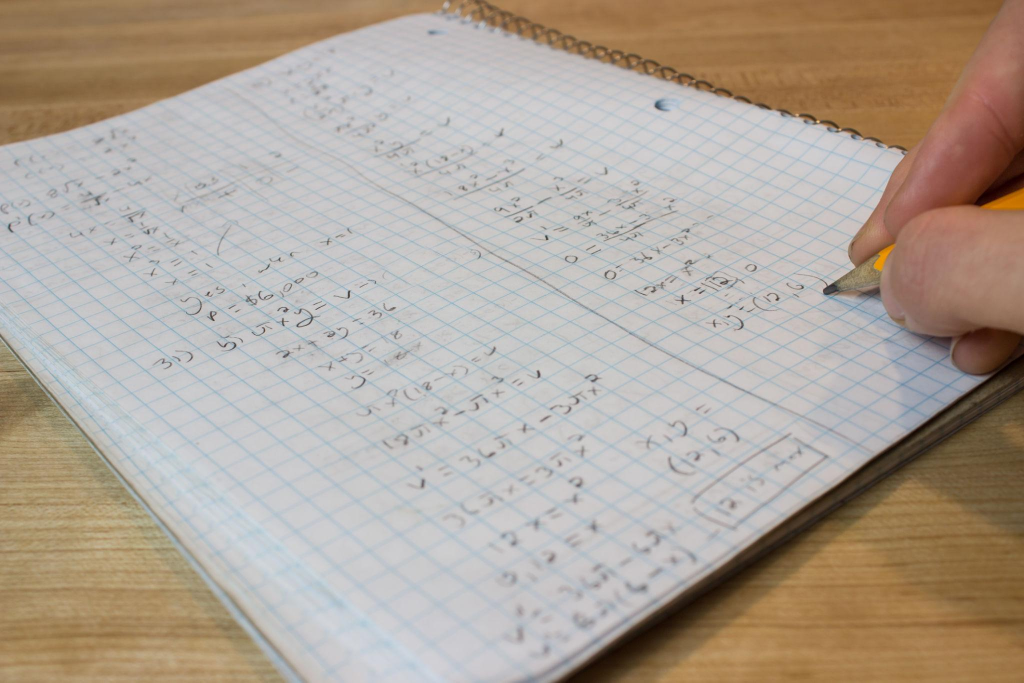
#> input picture dataset/raw/BaiTap_01.jpg, 2048 x 1365 px, found by its file name (shown at 1/2 size); its folder holds only this picture in this run
$ python test_pipeline_week2.py
#> lines starting #> are read from the running program, lines starting #| are printed output that depends on the picture; after the words box and inside, x2 and y2 are one past the last pixel; in counts of white or black regions, pixels touching at a corner belong together
### modules/edge_detector.py
"""
Module 1: Tiền xử lý & Dò biên (Edge Detection)
Thành viên phụ trách: TV1 (Trưởng nhóm)
Mục tiêu:
    - Chuyển đổi ảnh sang ảnh xám (Grayscale).
    - Khử nhiễu bằng bộ lọc Gaussian Blur.
    - Cài đặt thuật toán dò biên Canny với ngưỡng tùy chỉnh linh hoạt và chế độ Auto-Canny.
    - Xử lý hình thái học (Morphological Operations) để kết nối mép tài liệu bị đứt đoạn.
"""

from typing import Tuple, Optional
import cv2
import numpy as np


def to_grayscale(image: np.ndarray) -> np.ndarray:
    """
    Chuyển đổi ảnh màu BGR sang ảnh mức xám (Grayscale).
    Nếu ảnh đã là ảnh xám (1 kênh), trả về bản sao của ảnh.

    Args:
        image (np.ndarray): Mảng numpy của ảnh đầu vào.

    Returns:
        np.ndarray: Ảnh mức xám (1 kênh màu, uint8).
    """
    if image is None:
        raise ValueError("Ảnh đầu vào là None. Vui lòng kiểm tra đường dẫn hoặc dữ liệu ảnh.")

    if len(image.shape) == 3 and image.shape[2] == 3:
        return cv2.cvtColor(image, cv2.COLOR_BGR2GRAY)
    elif len(image.shape) == 3 and image.shape[2] == 4:
        # Hỗ trợ ảnh có kênh Alpha (BGRA)
        return cv2.cvtColor(image, cv2.COLOR_BGRA2GRAY)
    elif len(image.shape) == 2:
        return image.copy()
    else:
        raise ValueError(f"Định dạng kênh màu không hợp lệ: shape={image.shape}")


def apply_gaussian_blur(
    image: np.ndarray,
    kernel_size: Tuple[int, int] = (5, 5),
    sigma_x: float = 0.0
) -> np.ndarray:
    """
    Khử nhiễu bằng bộ lọc Gaussian Blur.
    Toán học: Tích chập ảnh với ma trận trọng số Gauss 2 chiều để làm mượt các chi tiết tần số cao (nhiễu hạt).

    Args:
        image (np.ndarray): Ảnh đầu vào (ảnh xám hoặc ảnh màu).
        kernel_size (Tuple[int, int]): Kích thước cửa sổ lọc Gauss (phải là các số nguyên dương lẻ, ví dụ (3, 3), (5, 5)).
        sigma_x (float): Độ lệch chuẩn theo trục X. Nếu = 0, OpenCV tự tính theo kernel_size: sigma = 0.3*((ksize-1)*0.5 - 1) + 0.8.

    Returns:
        np.ndarray: Ảnh đã được làm mịn khử nhiễu.
    """
    # Đảm bảo kernel_size là các số lẻ
    kw, kh = kernel_size
    kw = kw if kw % 2 != 0 else kw + 1
    kh = kh if kh % 2 != 0 else kh + 1

    return cv2.GaussianBlur(image, (kw, kh), sigmaX=sigma_x)


# [21 lines left out: function auto_canny, not called in this run]


def detect_canny_edges(
    image: np.ndarray,
    low_threshold: int = 50,
    high_threshold: int = 150,
    aperture_size: int = 3,
    l2_gradient: bool = False
) -> np.ndarray:
    """
    Thực hiện dò biên Canny với các ngưỡng tùy chỉnh linh hoạt.
    Các bước cốt lõi của Canny:
        1. Tính đạo hàm không gian bằng toán tử Sobel (Gx, Gy).
        2. Triệt tiêu không cực đại (Non-Maximum Suppression - NMS) để làm mảnh biên thành 1 pixel.
        3. Phân ngưỡng Hysteresis (Ngưỡng kép) với low_threshold và high_threshold để giữ lại biên mạnh và biên yếu liên tục.

    Args:
        image (np.ndarray): Ảnh đầu vào (xám hoặc màu).
        low_threshold (int): Ngưỡng dưới để xác định biên yếu tiềm năng.
        high_threshold (int): Ngưỡng trên để xác định biên chắc chắn.
        aperture_size (int): Kích thước kernel Sobel tính gradient (3, 5, hoặc 7).
        l2_gradient (bool): Nếu True, tính độ lớn gradient chính xác bằng sqrt(Gx^2 + Gy^2),
                           nếu False, xấp xỉ nhanh bằng |Gx| + |Gy|.

    Returns:
        np.ndarray: Ảnh nhị phân các cạnh biên (255 là biên, 0 là nền).
    """
    gray = to_grayscale(image)
    return cv2.Canny(
        gray,
        threshold1=low_threshold,
        threshold2=high_threshold,
        apertureSize=aperture_size,
        L2gradient=l2_gradient
    )


# [72 lines left out: functions connect_edges, preprocess_and_detect_edges, not called in this run]


def resize_image_with_ratio(
    image: np.ndarray,
    target_height: int = 600
) -> Tuple[np.ndarray, float]:
    """
    Chuẩn hóa kích thước ảnh về một chiều cao xác định để tăng tốc độ xử lý
    và giảm nhiễu hạt/chữ viết li ti khi dò biên mép giấy.

    Args:
        image (np.ndarray): Ảnh gốc kích thước bất kỳ.
        target_height (int): Chiều cao mục tiêu sau khi thu nhỏ (mặc định 600px).

    Returns:
        Tuple[np.ndarray, float]:
            - resized_image: Ảnh đã đổi kích thước.
            - ratio: Tỷ lệ co giãn (original_height / target_height) để ánh xạ
                     tọa độ phát hiện được trở lại kích thước ảnh gốc.
    """
    h, w = image.shape[:2]
    if h <= target_height:
        return image.copy(), 1.0

    ratio = h / float(target_height)
    target_width = int(w / ratio)
    resized = cv2.resize(image, (target_width, target_height), interpolation=cv2.INTER_AREA)
    return resized, ratio


def robust_edge_detection(
    image: np.ndarray,
    blur_kernel: Tuple[int, int] = (5, 5)
) -> np.ndarray:
    """
    Quy trình dò biên vững chắc (Robust Edge Pipeline) cho tài liệu chụp thực tế:
    Kết hợp Canny nhạy bén + Phép đóng hình thái học mạnh + Ranh giới phân ngưỡng Otsu
    để giải quyết triệt để tình trạng mép giấy bị đứt đoạn do bóng đổ, ánh sáng loang hoặc vân gỗ.

    Args:
        image (np.ndarray): Ảnh đầu vào (thường là ảnh đã resize).
        blur_kernel (Tuple[int, int]): Kích thước cửa sổ Gaussian Blur.

    Returns:
        np.ndarray: Ảnh nhị phân các cạnh biên khép kín liên tục.
    """
    gray = to_grayscale(image)
    blurred = apply_gaussian_blur(gray, kernel_size=blur_kernel)

    # 1. Canny với ngưỡng nhạy (low=30, high=120)
    edges = detect_canny_edges(blurred, low_threshold=30, high_threshold=120)
    kernel = cv2.getStructuringElement(cv2.MORPH_RECT, (9, 9))
    edges_closed = cv2.morphologyEx(edges, cv2.MORPH_CLOSE, kernel, iterations=2)

    # 2. Ngưỡng phân tách Otsu nhằm bù đắp cho các cạnh biên bị mờ nhạt do chênh lệch ánh sáng
    _, thresh = cv2.threshold(blurred, 0, 255, cv2.THRESH_BINARY + cv2.THRESH_OTSU)
    thresh_edges = detect_canny_edges(thresh, low_threshold=50, high_threshold=150)
    thresh_closed = cv2.morphologyEx(thresh_edges, cv2.MORPH_CLOSE, kernel, iterations=2)

    # 3. Kết hợp 2 mặt nạ biên (Logical OR)
    combined = cv2.bitwise_or(edges_closed, thresh_closed)
    return combined


# ----------------------------------------------------------------------
# KIỂM THỬ ĐỘC LẬP (Unit Test / Demo khi chạy trực tiếp file)
# ----------------------------------------------------------------------
# [61 lines that do not run on import are left out]

### modules/perspective_warp.py
"""
Module 2: Trích xuất 4 góc & Nắn thẳng hình học (Perspective Transform)
Thành viên phụ trách: TV2 (nTrường) & Trưởng nhóm TV1 (Đức)
Mục tiêu:
    - Tìm Contour lớn nhất bao quanh tài liệu và xấp xỉ 4 đỉnh đa giác (cv2.approxPolyDP).
    - Sắp xếp 4 góc theo thứ tự chuẩn chiều kim đồng hồ (Top-Left, Top-Right, Bottom-Right, Bottom-Left).
    - Tính toán ma trận biến đổi phối cảnh Homography (3x3).
    - Thực hiện Warping ngược (Inverse Warping) kết hợp nội suy song tuyến (Bilinear Interpolation)
      để đưa tài liệu chụp xiên/nghiêng về mặt phẳng vuông vắn chuẩn scan.
"""

from typing import Tuple, Optional
import os
import sys
import cv2
import numpy as np

try:
    from modules.edge_detector import resize_image_with_ratio, robust_edge_detection
except ImportError:
    from edge_detector import resize_image_with_ratio, robust_edge_detection


# --------------------------------------------------------------------------
# 1. Tìm Contour & Xấp xỉ 4 đỉnh tứ giác
# --------------------------------------------------------------------------
def _quad_from_contour(c: np.ndarray, epsilons=(0.015, 0.02, 0.03, 0.04, 0.05, 0.06, 0.07, 0.08)) -> Optional[np.ndarray]:
    """
    Xấp xỉ contour về tứ giác LỒI bằng thuật toán Ramer-Douglas-Peucker (cv2.approxPolyDP).
    Trả về mảng float32 (4, 2) hoặc None nếu không tạo thành tứ giác lồi 4 đỉnh.
    """
    peri = cv2.arcLength(c, True)
    for eps in epsilons:
        approx = cv2.approxPolyDP(c, eps * peri, True)
        if len(approx) == 4 and cv2.isContourConvex(approx):
            return approx.reshape(4, 2).astype("float32")
    return None


def get_paper_contour(
    edged: np.ndarray,
    min_area_ratio: float = 0.04,
    max_area_ratio: float = 0.98,
    top_k: int = 10
) -> Optional[np.ndarray]:
    """
    Tìm contour lớn nhất và xấp xỉ về đúng 4 đỉnh đa giác.

    Chiến lược 2 bước:
      - Bước 1 (Chính): Giãn nhẹ viền, lọc các contour thỏa mãn ngưỡng diện tích
        (từ min_area_ratio đến max_area_ratio diện tích ảnh), sắp xếp giảm dần và lấy
        contour đầu tiên xấp xỉ thành công tứ giác lồi.
      - Bước 2 (Dự phòng cho viền bị đứt/bóng đổ): Hàn gắn viền bằng phép Đóng hình thái học
        (MORPH_CLOSE), trích xuất Convex Hull. Nếu vẫn chưa thành tứ giác 4 đỉnh, dùng
        hộp chữ nhật xoay diện tích tối thiểu (cv2.minAreaRect).

    Args:
        edged (np.ndarray): Ảnh nhị phân các cạnh biên (từ Canny hoặc Threshold).
        min_area_ratio (float): Diện tích tối thiểu so với ảnh (mặc định 4%).
        max_area_ratio (float): Diện tích tối đa so với ảnh (mặc định 98%).
        top_k (int): Số lượng contour lớn nhất được xem xét.

    Returns:
        Optional[np.ndarray]: Mảng float32 shape (4, 2) chứa 4 đỉnh, hoặc None nếu thất bại.
    """
    h, w = edged.shape[:2]
    img_area = float(h * w)
    min_area = min_area_ratio * img_area
    max_area = max_area_ratio * img_area

    # ---- Bước 1: contour thật từ ảnh biên ----
    thick = cv2.dilate(edged, np.ones((3, 3), np.uint8), iterations=1)
    contours, _ = cv2.findContours(thick, cv2.RETR_LIST, cv2.CHAIN_APPROX_SIMPLE)
    cands = [c for c in contours if min_area <= cv2.contourArea(c) <= max_area]
    cands = sorted(cands, key=cv2.contourArea, reverse=True)[:top_k]

    for c in cands:
        quad = _quad_from_contour(c)
        if quad is not None:
            return quad

    # ---- Bước 2: dự phòng khi mép giấy bị đứt đoạn ----
    k = max(7, int(0.02 * max(h, w))) | 1
    kernel = cv2.getStructuringElement(cv2.MORPH_RECT, (k, k))
    closed = cv2.morphologyEx(edged, cv2.MORPH_CLOSE, kernel)
    contours, _ = cv2.findContours(closed, cv2.RETR_EXTERNAL, cv2.CHAIN_APPROX_SIMPLE)

    hulls = [cv2.convexHull(c) for c in contours]
    hulls = [hl for hl in hulls if min_area <= cv2.contourArea(hl) <= max_area]
    hulls = sorted(hulls, key=cv2.contourArea, reverse=True)[:top_k]

    for hull in hulls:
        quad = _quad_from_contour(hull, (0.015, 0.02, 0.03, 0.04, 0.05, 0.06, 0.07, 0.08))
        if quad is not None:
            return quad

    if hulls:
        return cv2.boxPoints(cv2.minAreaRect(hulls[0])).astype("float32")

    return None


# [10 lines left out: function find_document_contour, not called in this run]


# --------------------------------------------------------------------------
# 2. Sắp xếp 4 đỉnh chuẩn chiều kim đồng hồ
# --------------------------------------------------------------------------
def order_points(pts: np.ndarray) -> np.ndarray:
    """
    Sắp xếp 4 đỉnh theo thứ tự chuẩn chiều kim đồng hồ:
        [0]: Top-Left (Trên-Trái)
        [1]: Top-Right (Trên-Phải)
        [2]: Bottom-Right (Dưới-Phải)
        [3]: Bottom-Left (Dưới-Trái)

    Phương pháp phối hợp:
        1. Phân tích tổng s = x + y và hiệu d = x - y:
            - Top-Left: s nhỏ nhất (x, y đều nhỏ).
            - Bottom-Right: s lớn nhất (x, y đều lớn).
            - Top-Right: d lớn nhất (x lớn, y nhỏ).
            - Bottom-Left: d nhỏ nhất (x nhỏ, y lớn).
        2. Cơ chế dự phòng (khi tài liệu xoay góc gắt ~30-45 độ):
            Sắp xếp theo góc cực quanh tâm (centroid angle), sau đó chọn đỉnh bắt đầu
            sao cho cạnh trên có phương ngang chuẩn nhất.
    """
    pts = np.asarray(pts, dtype="float32").reshape(4, 2)
    rect = np.zeros((4, 2), dtype="float32")

    s = pts[:, 0] + pts[:, 1]  # x + y
    d = pts[:, 0] - pts[:, 1]  # x - y
    idx = [np.argmin(s), np.argmax(d), np.argmax(s), np.argmin(d)]  # TL, TR, BR, BL

    if len(set(idx)) == 4:  # 4 đỉnh độc lập phân biệt rõ ràng
        for i, j in enumerate(idx):
            rect[i] = pts[j]
        return rect

    # --- Dự phòng: sắp xếp theo góc cực quanh tâm ---
    cx, cy = pts.mean(axis=0)
    cw = pts[np.argsort(np.arctan2(pts[:, 1] - cy, pts[:, 0] - cx))]  # Sắp xếp chiều kim đồng hồ
    best, best_ang = 0, 1e9
    for i in range(4):
        v = cw[(i + 1) % 4] - cw[i]
        if v[0] <= 0:  # Cạnh trên phải có hướng từ trái sang phải
            continue
        ang = abs(np.arctan2(v[1], v[0]))
        if ang < best_ang:
            best, best_ang = i, ang

    return np.roll(cw, -best, axis=0).astype("float32")


# --------------------------------------------------------------------------
# 3. Biến đổi phối cảnh (Perspective Transform / Homography)
# --------------------------------------------------------------------------
def four_point_transform(
    image: np.ndarray,
    pts: np.ndarray,
    interpolation: int = cv2.INTER_LINEAR
) -> Tuple[np.ndarray, np.ndarray]:
    """
    Nắn phẳng vùng tài liệu giới hạn bởi 4 đỉnh `pts` thành ảnh chữ nhật nhìn thẳng.

    Toán học:
        - Tính chiều rộng và chiều cao cực đại của tứ giác để xác định kích thước ảnh đích.
        - Tính ma trận Homography 3x3 (8 bậc tự do) từ 4 cặp điểm bằng SVD: cv2.getPerspectiveTransform.
        - Áp dụng Warping ngược (Inverse Mapping) với phép nội suy song tuyến (Bilinear Interpolation):
          cv2.warpPerspective.
    """
    rect = order_points(pts)
    tl, tr, br, bl = rect

    # Kích thước ảnh đích = cạnh dài hơn trong mỗi cặp cạnh đối diện
    width_top = np.linalg.norm(tr - tl)
    width_bottom = np.linalg.norm(br - bl)
    max_w = max(100, int(round(max(width_top, width_bottom))))

    height_left = np.linalg.norm(bl - tl)
    height_right = np.linalg.norm(br - tr)
    max_h = max(100, int(round(max(height_left, height_right))))

    dst = np.array([
        [0, 0],
        [max_w - 1, 0],
        [max_w - 1, max_h - 1],
        [0, max_h - 1]
    ], dtype="float32")

    M = cv2.getPerspectiveTransform(rect, dst)
    warped = cv2.warpPerspective(
        image,
        M,
        (max_w, max_h),
        flags=interpolation,
        borderMode=cv2.BORDER_REPLICATE
    )
    return warped, M


# --------------------------------------------------------------------------
# 4. Pipeline tích hợp toàn diện Module 1 & 2
# --------------------------------------------------------------------------
def warp_document_pipeline(
    image: np.ndarray,
    target_process_height: int = 600
) -> Tuple[Optional[np.ndarray], Optional[np.ndarray], Optional[np.ndarray]]:
    """
    Quy trình ghép nối liên tục:
    Ảnh gốc -> Resize chuẩn hóa -> Dò biên vững chắc -> Tìm 4 đỉnh -> Map về ảnh gốc -> Nắn phẳng.

    Args:
        image (np.ndarray): Ảnh tài liệu gốc.
        target_process_height (int): Chiều cao thu nhỏ để xử lý nhanh (mặc định 600px).

    Returns:
        Tuple[Optional[np.ndarray], Optional[np.ndarray], Optional[np.ndarray]]:
            (warped, orig_corners, edge_mask)
    """
    if image is None:
        raise ValueError("Ảnh đầu vào là None. Vui lòng kiểm tra lại đường dẫn.")

    # 1. Resize chuẩn hóa
    resized, ratio = resize_image_with_ratio(image, target_height=target_process_height)

    # 2. Dò biên hình thái học kết hợp
    edge_mask = robust_edge_detection(resized)

    # 3. Tìm 4 góc trên ảnh thu nhỏ
    corners_small = get_paper_contour(edge_mask, min_area_ratio=0.04)

    # 4. Cơ chế Fallback đa phương thức bằng phân ngưỡng Otsu nếu mép Canny bị đứt
    if corners_small is None:
        gray = cv2.cvtColor(resized, cv2.COLOR_BGR2GRAY) if len(resized.shape) == 3 else resized
        blurred = cv2.GaussianBlur(gray, (5, 5), 0)
        _, thresh = cv2.threshold(blurred, 0, 255, cv2.THRESH_BINARY + cv2.THRESH_OTSU)
        corners_small = get_paper_contour(thresh, min_area_ratio=0.04)
        if corners_small is None:
            thresh_inv = cv2.bitwise_not(thresh)
            corners_small = get_paper_contour(thresh_inv, min_area_ratio=0.04)

    if corners_small is None:
        return None, None, edge_mask

    # 5. Ánh xạ 4 góc về kích thước ảnh gốc chất lượng cao
    orig_corners = corners_small * ratio

    # 6. Nắn phẳng phối cảnh trên ảnh gốc
    warped, _ = four_point_transform(image, orig_corners)

    return warped, orig_corners, edge_mask


# --------------------------------------------------------------------------
# Test độc lập
# --------------------------------------------------------------------------
# [36 lines that do not run on import are left out]

### tools/test_pipeline_week2.py
"""
Script kiểm thử toàn diện Tuần 2: Ghép nối Module 1 (Dò biên) & Module 2 (Nắn thẳng góc nhìn)
Đánh giá trên toàn bộ bộ dữ liệu ảnh thực nghiệm (25 ảnh thực tế + 2 ảnh mẫu).
"""

import os
import sys
import io
import time
from typing import List, Tuple
import cv2
import numpy as np

# Fix Unicode/UTF-8 output trên terminal Windows
if sys.stdout.encoding.lower() != 'utf-8':
    try:
        sys.stdout = io.TextIOWrapper(sys.stdout.buffer, encoding='utf-8')
    except Exception:
        pass

sys.path.insert(0, os.path.abspath(os.path.join(os.path.dirname(__file__), "..")))

from modules.perspective_warp import warp_document_pipeline, order_points


def draw_detected_quad(image: np.ndarray, corners: np.ndarray) -> np.ndarray:
    """
    Vẽ khung đa giác 4 góc nhận diện được lên ảnh gốc để trực quan hóa kết quả.
    """
    vis = image.copy()
    ordered = order_points(corners)
    pts = ordered.astype(int)

    # 1. Vẽ các cạnh viền đa giác
    cv2.polylines(vis, [pts], isClosed=True, color=(0, 255, 0), thickness=max(2, int(vis.shape[0] / 300)))

    # 2. Vẽ 4 đỉnh và tên đỉnh
    labels = ["TL", "TR", "BR", "BL"]
    colors = [(0, 0, 255), (255, 0, 0), (0, 255, 255), (255, 0, 255)]
    radius = max(5, int(vis.shape[0] / 120))
    font_scale = max(0.6, vis.shape[0] / 1000.0)

    for i, (pt, label, col) in enumerate(zip(pts, labels, colors)):
        cv2.circle(vis, tuple(pt), radius, col, -1)
        cv2.circle(vis, tuple(pt), radius + 2, (255, 255, 255), 2)
        cv2.putText(
            vis,
            f"{label}",
            (pt[0] + 12, pt[1] + 12),
            cv2.FONT_HERSHEY_SIMPLEX,
            font_scale,
            (0, 0, 0),
            thickness=3,
            lineType=cv2.LINE_AA
        )
        cv2.putText(
            vis,
            f"{label}",
            (pt[0] + 12, pt[1] + 12),
            cv2.FONT_HERSHEY_SIMPLEX,
            font_scale,
            (255, 255, 255),
            thickness=1,
            lineType=cv2.LINE_AA
        )

    return vis


def run_week2_benchmark():
    raw_dir = os.path.join("dataset", "raw")
    output_dir = os.path.join("dataset", "output", "pipeline_week2")
    os.makedirs(output_dir, exist_ok=True)

    if not os.path.exists(raw_dir):
        print(f"[!] Thư mục {raw_dir} không tồn tại.")
        return

    # Lấy danh sách ảnh hợp lệ
    image_files = sorted([
        f for f in os.listdir(raw_dir)
        if f.lower().endswith(('.jpg', '.jpeg', '.png', '.bmp'))
    ])

    print("=" * 80)
    print("BÁO CÁO THỰC NGHIỆM TUẦN 2: GHÉP NỐI MODULE 1 & 2 TRÊN DATASET THỰC TẾ")
    print(f"Tổng số ảnh thực nghiệm: {len(image_files)}")
    print("=" * 80)
    print(f"{'STT':<4} | {'Tên File':<24} | {'Kích thước gốc':<15} | {'Thời gian':<10} | {'Kết quả'}")
    print("-" * 80)

    success_count = 0
    total_time = 0.0

    for idx, fname in enumerate(image_files, 1):
        fpath = os.path.join(raw_dir, fname)
        img = cv2.imread(fpath)
#> img is the input picture: shape (1365, 2048, 3); mean B, G, R 152.8, 164.2, 175.5
        if img is None:
            print(f"{idx:<4} | {fname:<24} | {'Lỗi đọc file':<15} | {'-':<10} | THẤT BẠI")
            continue

        orig_shape_str = f"{img.shape[1]}x{img.shape[0]}"

        # Đo thời gian thực thi trọn vẹn pipeline
        start_t = time.perf_counter()
        warped, corners, edges = warp_document_pipeline(img, target_process_height=600)
#> in resize_image_with_ratio, `resized = cv2.resize(image, (target_width, target_height), interpolati..`:
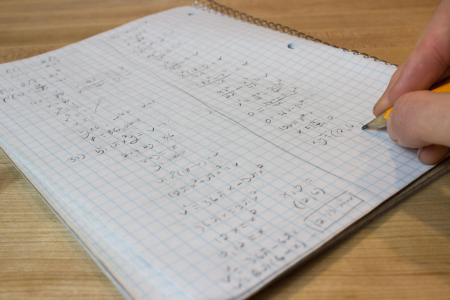
#> resized: shape (600, 900, 3) (shown at 1/2 size); mean B, G, R 152.8, 164.2, 175.5
#> in warp_document_pipeline, `resized, ratio = resize_image_with_ratio(image, target_height=target_p..`: ratio = 2.27
#> in to_grayscale, `return cv2.cvtColor(image, cv2.COLOR_BGR2GRAY)`:
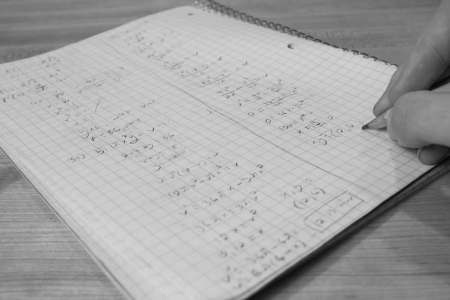
#> returned value: shape (600, 900) (shown at 1/2 size); min 3, max 214, mean 166.3
#> in detect_canny_edges, `return cv2.Canny( gray, threshold1=low_threshold, threshold2=high_thre..`:
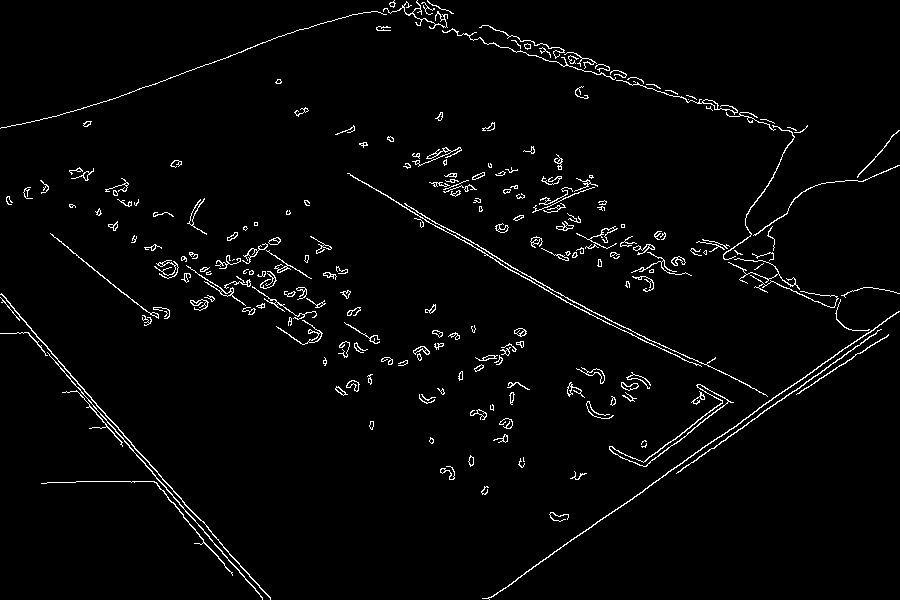
#> returned value: shape (600, 900); 2.6% white in thin lines or dots
#> in robust_edge_detection, `edges_closed = cv2.morphologyEx(edges, cv2.MORPH_CLOSE, kernel, iterat..`:
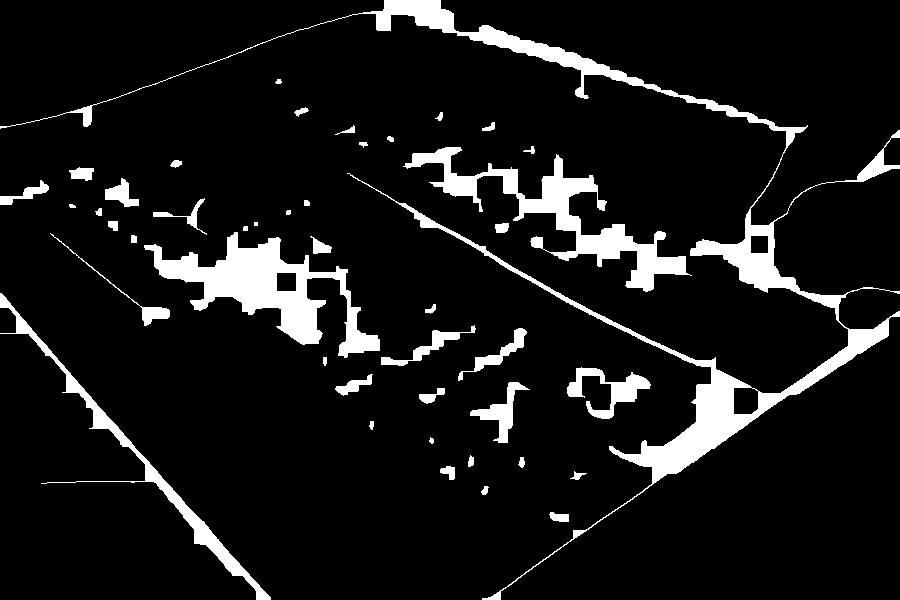
#> edges_closed: shape (600, 900); 9.1% white; 44 white regions (1 under 20 px), largest, box (x1, y1, x2, y2) and area: (0, 0, 900, 600) 19902, (144, 232, 380, 358) 9371, (403, 147, 692, 292) 7954
#> (the rest of the program and of its run is left out)
